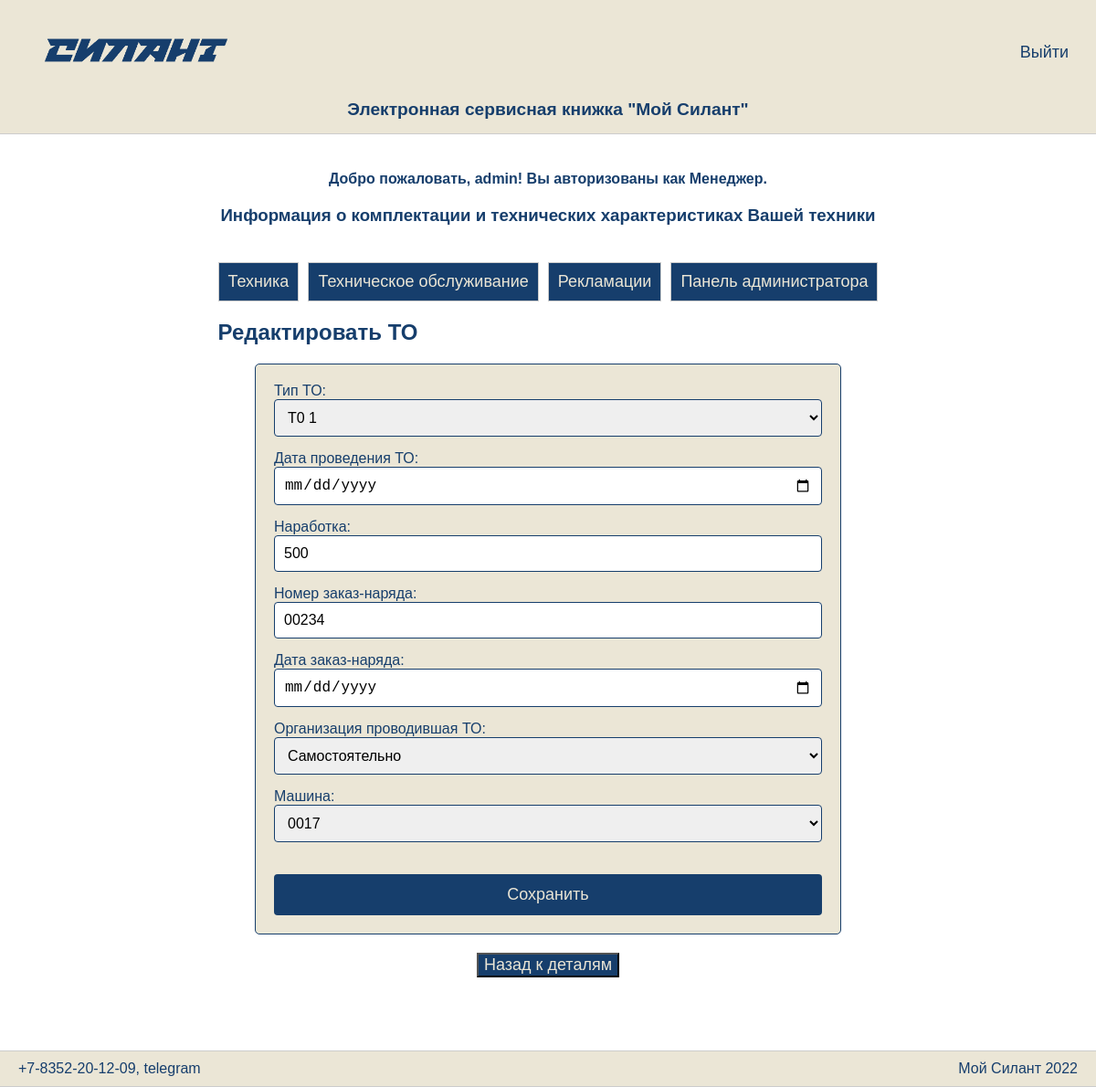
Page /maintenances/6/edit/ (signed in) on the committed database.
### sylantProject/models.py (models this page shows, shortened)
class CustomUser(AbstractUser):
    ROLE_CHOICES = [
        ('client', 'Клиент'),
        ('service', 'Сервисная организация'),
        ('manager', 'Менеджер'),
    ]
    role = models.CharField(max_length=20, choices=ROLE_CHOICES, verbose_name="Роль")
    client = models.ForeignKey(Reference, null=True, blank=True, on_delete=models.SET_NULL, related_name='user_clients', verbose_name="Клиент")
    service_organization = models.ForeignKey(Reference, null=True, blank=True, on_delete=models.SET_NULL, related_name='user_service_organization', verbose_name="Сервисная организация")
    groups = models.ManyToManyField(
        Group,
        related_name='customuser_set',  # Уникальное имя для обратной связи
        blank=True,
        help_text='The groups this user belongs to. A user will get all permissions granted to each of their groups.',
        related_query_name='customuser',
    )
    user_permissions = models.ManyToManyField(
        Permission,
        related_name='customuser_set',  # Уникальное имя для обратной связи
        blank=True,
        help_text='Specific permissions for this user.',
        related_query_name='customuser',
    )

class Maintenance(models.Model):
    maintenance_type = models.ForeignKey(Reference, related_name='maintenance_types', on_delete=models.CASCADE, verbose_name="Тип ТО")
    maintenance_date = models.DateField(verbose_name="Дата проведения ТО")
    machine_hours = models.PositiveIntegerField(verbose_name="Наработка")
    order_number = models.CharField(max_length=100, verbose_name="Номер заказ-наряда")
    order_date = models.DateField(verbose_name="Дата заказ-наряда")
    company = models.ForeignKey(Reference, related_name='maintenance_companies', on_delete=models.CASCADE, verbose_name="Организация проводившая ТО")
    machine = models.ForeignKey(Machine, related_name='maintenances', on_delete=models.CASCADE, verbose_name="Машина")
    service_company = models.ForeignKey(Reference, related_name='maintenance_service_companies', on_delete=models.CASCADE, verbose_name="Сервисная компания")

### sylantProject/views.py (the view, shortened to what this page needs)
# urls.py: path('maintenances/<int:pk>/edit/', MaintenanceUpdateView.as_view(), name='maintenance_edit'),
class MaintenanceUpdateView(ClientServiceManagerRequiredMixin, UpdateView):
    model = Maintenance
    form_class = MaintenanceForm
    template_name = 'maintenance_update.html'
    def get_form_kwargs(self):
        kwargs = super().get_form_kwargs()
        kwargs['user'] = self.request.user
        return kwargs

### sylantProject/mixin.py (called while the page is built)
    @staticmethod
    def test_func(user, allowed_roles):
        return user.role in allowed_roles

    def dispatch(self, request, *args, **kwargs):
        allowed_roles = getattr(self, 'allowed_roles', [])
        if request.user.is_authenticated:
            if not self.test_func(request.user, allowed_roles):
                return HttpResponseForbidden()
        return super().dispatch(request, *args, **kwargs)

### sylantProject/models.py (called while the page is built)
    def __str__(self):
        return self.name

    def __str__(self):
        return self.serial_number

### sylantProject/templates/maintenance_update.html (shortened to what this page needs)
{% extends "base.html" %}
{% block content %}
    <h2>Редактировать ТО</h2>
    <form method="post" class="machine-form">
        {% for field in form %}
        <div class="form-group">
            {{ field.label_tag }}
            {{ field }}
        </div>
        {% endfor %}
        <button type="submit">Сохранить</button>
    </form>
    <div class="back-button">
        <form action="{% url 'maintenance-detail' maintenance.id %}">
            <button type="submit" class="btn btn-second">Назад к деталям</button>
        </form>
    </div>
{% endblock %}

### sylantProject/templates/base.html (shortened to what this page needs)
<!DOCTYPE html>
<html lang="en">
<head>
    {% load static %}
    <link rel="stylesheet" type="text/css" href="{% static 'css/styles_new.css' %}">
</head>
<body>
    <div class="wrapper">
        <header>
            <div class="header-content">
                <div class="logo">
                    <img src="{% static 'images/logo.png' %}" alt="логотип">
                </div>
                {% if user.is_authenticated %}
                <div class="auth"><a href="{% url 'account_logout' %}">Bыйти</a></div>
                {% else %}
                <div class="auth"><a href="{% url 'account_login' %}">Aвторизация</a></div>
                {% endif %}
            </div>
            <div class="title">Электронная сервисная книжка "Мой Силант"</div>
        </header>
        <div class="container">
            <main>
        {% if user.is_authenticated %}
        <div class="results-section">
            <div class="user-info">
                <p><h4>Добро пожаловать, {{ user.username }}! Вы авторизованы как {{ user.get_role_display }}.</h4></p>
            </div>
            <div class="results-section">
            <p><h3 id="panel-title">Информация о комплектации и технических характеристиках Вашей техники</h3></p>
        </div>
        <div class="tabs">
            <button class="tab" onclick="location.href='{% url 'machine-list' %}'">Техника</button>
            <button class="tab" onclick="location.href='{% url 'maintenance-list' %}'">Техническое обслуживание</button>
            <button class="tab" onclick="location.href='{% url 'claim-list' %}'">Рекламации</button>
            {% if user.role == 'manager' %}
            <button class="tab" onclick="location.href='{% url 'manager' %}'">Панель администратора</button>
            {% endif %}
        </div>
        </div>
        {% else %}
            {% block search %}
            {% endblock %}
        {% endif %}
        {% block content %}
        {% endblock %}
    </main>
        </div>
        <footer>
            <div class="footer-content">
                <div class="contact">+7-8352-20-12-09, telegram</div>
                <div class="copyright">Мой Силант 2022</div>
            </div>
        </footer>
    </div>
</body>
</html>

### sylantProject/static/css/styles_new.css (style rules this page uses)
a { text-decoration: none; color: #163E6C; font-size: 18px; font-weight: 500; }
html, body { height: 100%; margin: 0; padding: 0; font-family: PT Astra Sans, sans-serif; color: #163E6C; }
body { display: flex; flex-direction: column; }
.wrapper { display: flex; flex-direction: column; min-height: 100vh; }
header, footer { background-color: #EBE6D6; padding: 15px 0; border-bottom: 1px solid #ccc; }
.header-content, .footer-content { max-width: 1200px; margin: 0 auto; padding: 0 30px; display: flex; justify-content: space-between; align-items: center; color: #163E6D; }
.logo { flex: 1; }
.logo img { max-height: 80px; }
.auth { flex: 1; color: #163E6C; text-align: right; }
.title { text-align: center; margin-top: 10px; font-size: 1.2em; font-weight: bold; color: #163E6C; }
.container { flex: 1; max-width: 1450px; margin: 0 auto; padding: 0 30px; }
main { padding: 20px; background-color: #fff; }
footer { border-top: 1px solid #ccc; text-align: center; padding: 10px 0; margin-top: 60px; }
.footer-content { max-width: 1200px; margin: 0 auto; padding: 0 20px; display: flex; justify-content: space-between; align-items: center; }
button { font-size: 18px; color: #EBE6D6; background-color: #163E6C; cursor: pointer; }
button { font-size: 18px; color: #EBE6D6; background-color: #163E6C; cursor: pointer; margin-top: 20px; }
.container { max-width: 100%; padding: 0 15px; box-sizing: border-box; }
.user-info { text-align: center; margin-bottom: 20px; }
.user-info h4 { margin: 0; }
.results-section { text-align: center; margin-top: 20px; }
#panel-title { margin-bottom: 10px; }
.tabs { display: flex; justify-content: center; margin-top: 20px; }
.tab { padding: 10px; border: 1px solid #ccc; cursor: pointer; }
.tab:not(:last-child) { margin-right: 10px; }
.machine-form { max-width: 600px; margin: 0 auto; padding: 20px; border: 1px solid #163E6C; border-radius: 5px; background-color: #EBE6D6; }
.machine-form input[type="text"], .machine-form input[type="date"], .machine-form input[type="number"], .machine-form input[type="email"], .machine-form input[type="password"], .machine-form select, .machine-form textarea { width: 100%; padding: 10px; margin-bottom: 15px; border: 1px solid #163E6C; border-radius: 4px; box-sizing: border-box; font-size: 16px; }
.machine-form button { width: 100%; padding: 12px; background-color: #163E6C; color: #EBE6D6; border: none; border-radius: 4px; cursor: pointer; font-size: 18px; margin-top: 20px }
.back-button { text-align: center; }

### rows in the picture
CustomUser: username "admin", role "Менеджер"
Maintenance: form "Т0 1" "500" "00234" "Самостоятельно" "0017"

### other values in the picture
{{ field.label_tag }} "Тип ТО:" "Дата проведения ТО:" "Наработка:" "Номер заказ-наряда:" "Дата заказ-наряда:" "Организация проводившая ТО:" "Машина:"
